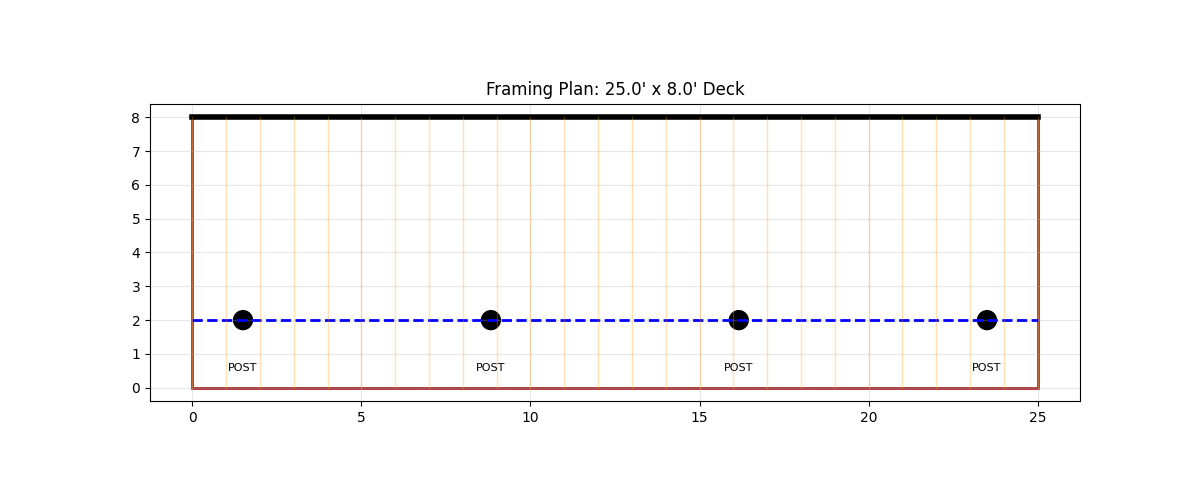

The script that saved this image:
import matplotlib.pyplot as plt
import matplotlib.patches as patches

# Deck Dimensions
width = 25.0
depth = 8.0
beam_setback = 2.0

fig, ax = plt.subplots(figsize=(12, 5))

# Draw Deck Outline
rect = patches.Rectangle((0, 0), width, depth, linewidth=2, edgecolor='brown', facecolor='none')
ax.add_patch(rect)

# Draw Ledger (House)
ax.plot([0, width], [depth, depth], color='black', linewidth=4, label="House Wall")

# Draw Beam
beam_y = depth - (depth - beam_setback) # Position from bottom
ax.plot([0, width], [beam_setback, beam_setback], color='blue', linestyle='--', linewidth=2, label="Beam")

# Draw Joists (12" O.C.)
for i in range(27):
    x = i * 1.0
    if x <= width:
        ax.plot([x, x], [0, depth], color='orange', alpha=0.3, linewidth=1)

# Draw Posts (4 posts)
posts = [1.5, 8.83, 16.16, 23.5]
for p in posts:
    circle = patches.Circle((p, beam_setback), 0.3, facecolor='black')
    ax.add_patch(circle)
    ax.text(p, beam_setback - 1.5, "POST", ha='center', fontsize=8)

ax.set_title(f"Framing Plan: {width}' x {depth}' Deck")
ax.set_aspect('equal')
plt.grid(True, alpha=0.3)
# plt.show()
plt.savefig("deck_plan.png")
print("Blueprint saved as deck_plan.png")
